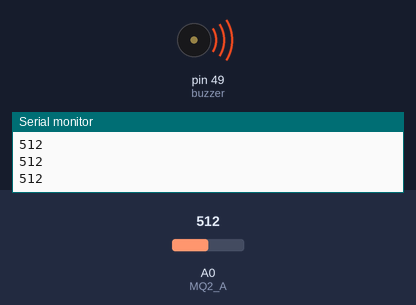
Recording of a sketch running on a simulated Arduino Mega 2560, built with avr-gcc and run on an emulated ATmega2560. On the bench: buzzer (waves = sounding), the last lines printed to the serial monitor. The test bench sets the inputs (shaded band); at power-on: A0 (MQ2_A) = 512.

Above: at 1.2 s.
1.3 s: A0 (MQ2_A) set to 167
2.8 s: A0 (MQ2_A) set to 143
At 4.0 s:
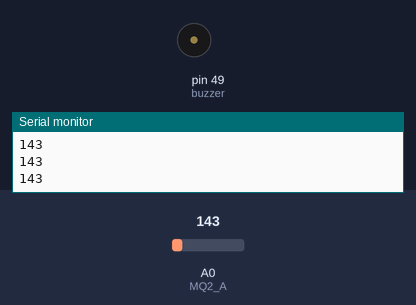
4.3 s: A0 (MQ2_A) set to 160
At 5.3 s:
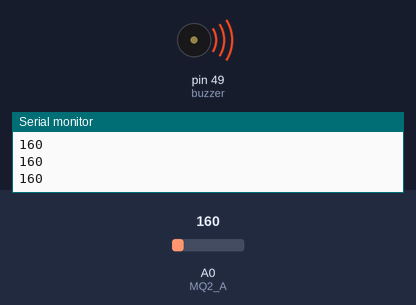
5.8 s: A0 (MQ2_A) set to 140
At 6.6 s:
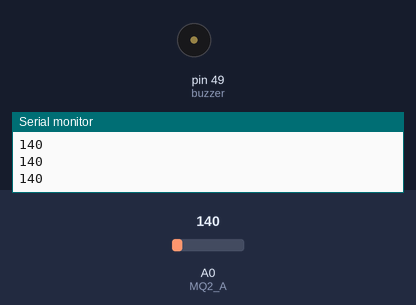
Timing chart, 0 to 8.3 s (numbered marks = the images above; inputs shaded):
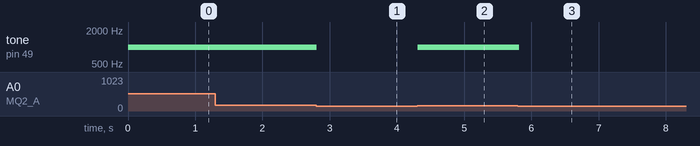

The sketch:

lesson_12.2.ino
```cpp
/*
  keyestudio smart RV
  lesson 12.2
  MQ2
  http://www.keyestudio.com
*/
#define MQ2_A   A0  // define MQ2_A as A0
#define MQ2_D   A1  //define MQ2_A as A1
#define buzzer  49 //buzzer pin to D49
volatile int analogVal, digitalVal;

void setup() {
  Serial.begin(9600);

}

void loop () {
  analogVal = analogRead(MQ2_A);  //read the analog value
  Serial.println(analogVal);      //print the value of sensor
  if (analogVal > 150) {          //when analog value exceeds 150, the buzzer will alarm
    tone(buzzer, 1000);
  }
  else {
    noTone(buzzer); //turn off buzzer
  }
  delay(100);

}
```

Measured:
- the behaviour switches between 151 and 150 on A0 (MQ2_A) (found by bisection; images 0 and 1)
- after the input at 2.8 s, tone on pin 49 (buzzer): 1000 Hz → silent at once
- after the input at 4.3 s, tone on pin 49 (buzzer): silent → 1000 Hz at once
- after the input at 5.8 s, tone on pin 49 (buzzer): 1000 Hz → silent at once
